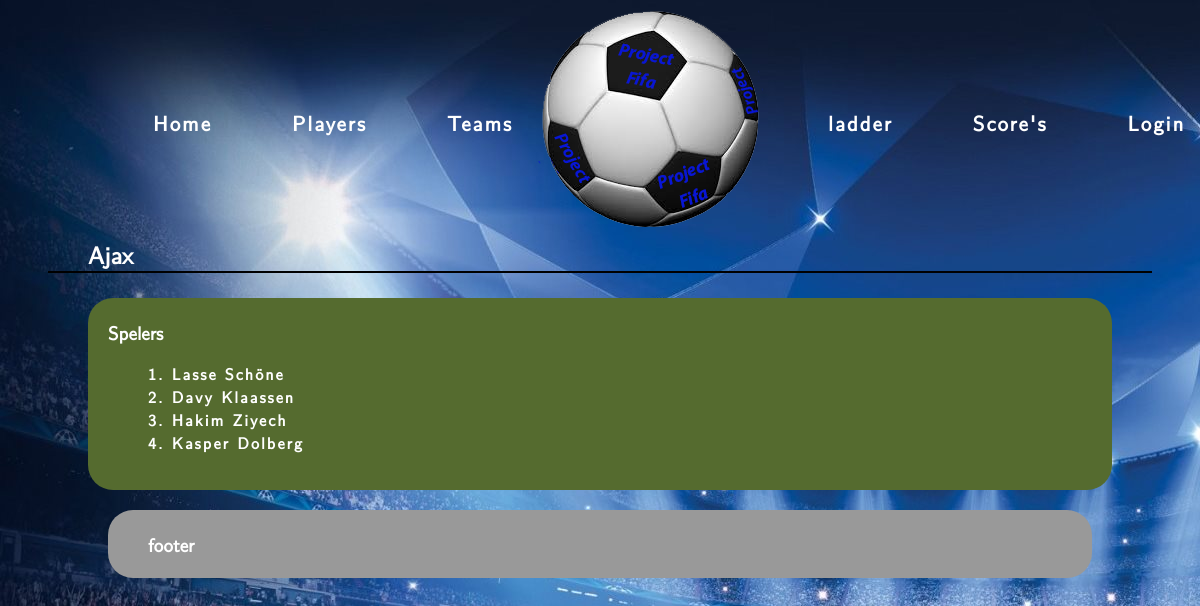
Screenshot of /root/public/team.php?id=1 with the database file from the repository.
### tables this page shows
CREATE TABLE `tbl_teams` (
  `id` int(11) UNSIGNED NOT NULL,
  `poule_id` int(11) NOT NULL DEFAULT '1',
  `name` varchar(255) NOT NULL,
  `wins` int(10) NOT NULL DEFAULT '0',
  `losses` int(10) NOT NULL DEFAULT '0',
  `draws` int(10) NOT NULL DEFAULT '0',
  `points` int(10) NOT NULL DEFAULT '0',
  `created_at` datetime NOT NULL DEFAULT CURRENT_TIMESTAMP,
  `deleted_at` datetime DEFAULT NULL
);

CREATE TABLE `tbl_players` (
  `id` int(11) UNSIGNED NOT NULL,
  `student_id` varchar(10) NOT NULL,
  `team_id` int(11) UNSIGNED NOT NULL,
  `first_name` varchar(255) NOT NULL,
  `last_name` varchar(255) NOT NULL,
  `goals` int(10) NOT NULL DEFAULT '0',
  `created_at` datetime NOT NULL DEFAULT CURRENT_TIMESTAMP,
  `deleted_at` datetime DEFAULT NULL
);

### root/app/teams/TeamsManager.php (called while the page is built, shortened)
<?php
function fetchTeam($idTeam)
{
    $dbc = Connect();
    $sql = "SELECT `name` FROM `tbl_teams` WHERE `id` = '$idTeam'";
    $team = $dbc->query($sql)->fetchAll(\PDO::FETCH_ASSOC);
    return $team;
}

### root/app/teams/TeamManager.php (called while the page is built, shortened)
<?php
function fetchPlayers($idTeam)
{
    $dbc = Connect();
    $sql = "SELECT `first_name`, `last_name` FROM `tbl_players` WHERE `team_id` =".$idTeam;
    $players = $dbc->query($sql)->fetchAll(\PDO::FETCH_ASSOC);
    return $players;
}

### root/public/team.php (the view, shortened to what this page needs)
<?php
require_once ("../app/teams/TeamManager.php");
require_once ("../app/teams/TeamsManager.php");
if (isset($_GET["id"]))
{
    $teamId = $_GET["id"];
    $players = \app\fetchPlayers($teamId);
    $team = \app\fetchTeam($teamId);
}
    include_once ("tamplates/header.php");
?>
<div class="page-title">
    <h2><?php echo $team[0]["name"];?></h2>
</div>
<div class="wrapper wrapper_page">
    <h3>Spelers</h3>
    <ol>
        <?php
        $count = 1;
        foreach ($players as $player)
        {
            echo "<li>".$count.". ".$player["first_name"]." ".$player["last_name"]."</li>";
            $count++;
        }
        ?>
    </ol>
</div>
<?php
    include_once ("tamplates/footer.php");
?>

### root/public/css/stylesheet.css (style rules this page uses)
html { font-size: 16px; }
li { list-style: none; font-family: 'LMSR'; }
p, label, li, a { color: #ffffff; font-weight: bold; letter-spacing: 2px; margin-left: 20px; margin-right: 20px; }
.wrapper { margin: 0 auto; width: 1024px; }
h1,h2,h3,h4,h5,h6,sub { margin: 0; padding: 0; font-family: 'LMSR'; color: #ffffff; }
h3 { padding-left: 20px; }
.page-title { border-bottom: solid #000000 2px; width: 1024px; padding: 0 40px; margin: 0 auto; margin-bottom: 25px; }
html { background-image: url("../img/background.jpg"); background-repeat: no-repeat; background-attachment: fixed; }
.wrapper_page { padding: 20px 0; border-radius: 25px; overflow: hidden; color: #ffffff; background-color: darkolivegreen; }

### rows the page displays
tbl_teams: name "Ajax"
tbl_players: first_name "Lasse", last_name "Schöne"
tbl_players: first_name "Davy", last_name "Klaassen"
tbl_players: first_name "Hakim", last_name "Ziyech"
tbl_players: first_name "Kasper", last_name "Dolberg"
